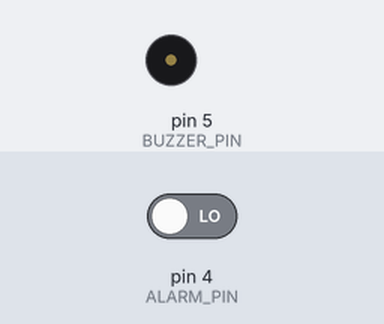
Bench run of a sketch on a simulated Arduino Leonardo, built with avr-gcc and run on an emulated ATmega32U4. Parts: buzzer (waves = sounding). The inputs (shaded band) are chosen by the test bench; at power-on: pin 4 (ALARM_PIN) LOW. Not simulated (calls return 0 or success): secret.h.

Above: at 3.2 s.
3.3 s: pin 4 (ALARM_PIN) driven HIGH
At 3.31 s:
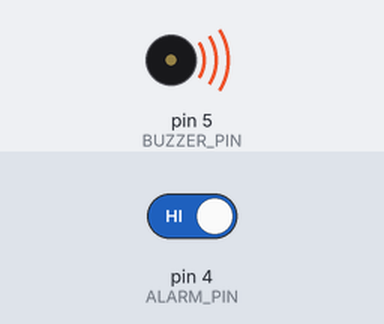
6.3 s: pin 4 (ALARM_PIN) driven LOW
At 6.9 s:
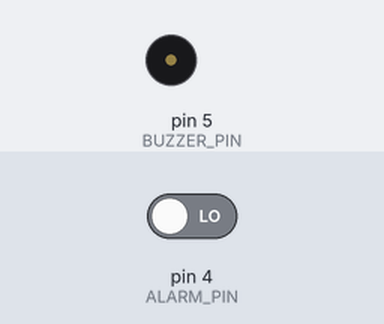
Timing chart, 0 to 9.3 s (numbered marks = the images above; inputs shaded):
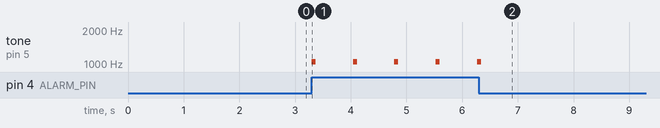

Measured:
- after the input at 3.3 s, tone on pin 5 (BUZZER_PIN): alternates 1047 Hz for 0.07 s and silent for 0.67 s, starting at once
- after the input at 6.3 s, tone on pin 5 (BUZZER_PIN): goes on until 6.3 s, then stays silent

The sketch:

Arduino.ino
```cpp
#include <Wire.h>
#include <SPI.h>
#include <Adafruit_PN532.h>
#include "secret.h"
#include <ezBuzzer.h>

const int ALARM_PIN = 4;
const int BUZZER_PIN = 5;
const int DELAY_BETWEEN_CARDS = 2000;

//#define DEBUG

#ifdef DEBUG
  #define DEBUG_PRINT(...)   Serial.print (__VA_ARGS__)
  #define DEBUG_PRINTLN(...) Serial.println (__VA_ARGS__)
#else
  #define DEBUG_PRINT(...)
  #define DEBUG_PRINTLN(...)
#endif

int validTagDetectedNotes[] =
{
    NOTE_F5, NOTE_B5, 0, 0
};
int validTagDetectedDurations[] =
{
    8, 12, 2, 8
};

int invalidTagDetectedNotes[] =
{
    NOTE_F5, 0
};
int invalidTagDetectedDurations[] =
{
    1, 2
};


int delayNotificationNotes[] =
{
    NOTE_C6, 0
};
int delayNotificationDurations[] =
{
    14, 2
};


// If using the breakout or shield with I2C, define just the pins connected
// to the IRQ and reset lines.  Use the values below (2, 3) for the shield!
#define PN532_IRQ   (2)
#define PN532_RESET (3)  // Not connected by default on the NFC Shield

long timeLastCardRead = 0;
bool readerDisabled = false;
int irqCurr;
int irqPrev;

// This example uses the IRQ line, which is available when in I2C mode.
Adafruit_PN532 nfc(PN532_IRQ, PN532_RESET);
ezBuzzer buzzer(BUZZER_PIN);

void setup(void)
{
  pinMode(ALARM_PIN, INPUT);

#ifdef DEBUG
  Serial.begin(115200);
#endif
  Serial1.begin(115200);

  while (!Serial) delay(10); // for Leonardo/Micro/Zero

  DEBUG_PRINTLN("RFID tag reader is starting...");
  nfc.begin();

  uint32_t versiondata = nfc.getFirmwareVersion();
  if (! versiondata)
  {
    DEBUG_PRINT("Didn't find PN53x board");
    while (1); // halt
  }
  // Got ok data, print it out!
  DEBUG_PRINT("Found chip PN5"); DEBUG_PRINTLN((versiondata>>24) & 0xFF, HEX);
  DEBUG_PRINT("Firmware ver. "); DEBUG_PRINT((versiondata>>16) & 0xFF, DEC); DEBUG_PRINT('.'); DEBUG_PRINTLN((versiondata>>8) & 0xFF, DEC);

  delay(2000);
  startListeningToNFC();
}

void loop(void)
{
  buzzer.loop();

  // Play delay notification in loop
  if (digitalRead(ALARM_PIN) != 0)
  {
    if (buzzer.getState() == BUZZER_IDLE)
      buzzer.playMelody(delayNotificationNotes, delayNotificationDurations, sizeof(delayNotificationNotes) / sizeof(int));
  }

  if (readerDisabled)
  {
    if (millis() - timeLastCardRead > DELAY_BETWEEN_CARDS)
    {
      readerDisabled = false;
      startListeningToNFC();
    }
  }
  else
  {
    irqCurr = digitalRead(PN532_IRQ);

    // When the IRQ is pulled low - the reader has got something for us.
    if (irqCurr == LOW && irqPrev == HIGH)
    {
       handleCardDetected();
    }

    irqPrev = irqCurr;
  }
}

void startListeningToNFC()
{
  // Reset our IRQ indicators
  irqPrev = irqCurr = HIGH;

  if (nfc.startPassiveTargetIDDetection(PN532_MIFARE_ISO14443A))
  {
    handleCardDetected();
  }
}

void handleCardDetected()
{
    uint8_t success = false;
    uint8_t uid[] = { 0, 0, 0, 0, 0, 0, 0 };  // Buffer to store the returned UID
    uint8_t uidLength;                        // Length of the UID (4 or 7 bytes depending on ISO14443A card type)

    // read the NFC tag's info
    success = nfc.readDetectedPassiveTargetID(uid, &uidLength);

    if (success)
    {
      DEBUG_PRINT("Found tag with Id: ");
      nfc.PrintHex(uid, uidLength);

      if (uidLength == 4)
      {
        // We probably have a Mifare Classic card ...
        uint32_t cardid = uid[0];
        cardid <<= 8;
        cardid |= uid[1];
        cardid <<= 8;
        cardid |= uid[2];
        cardid <<= 8;
        cardid |= uid[3];

        // Read block 4 with secret authentication key
        success = nfc.mifareclassic_AuthenticateBlock(uid, uidLength, 4, 0, keya);
        if (success)
        {
          uint8_t data[16];
          char str[4];

          // Try to read the contents of block 4
          success = nfc.mifareclassic_ReadDataBlock(4, data);
          if (success)
          {
            Serial1.print("{\"PN532\":{\"UID\":\"");
            for(int i=0; i<16; i++)
            {
              sprintf(str,"%x",data[i]);
              Serial1.print(str);
            }
            Serial1.print("\", \"DATA\":\"\"}}\n");

            buzzer.playMelody(validTagDetectedNotes, validTagDetectedDurations, sizeof(validTagDetectedNotes) / sizeof(int));
          }
          else
          {
            DEBUG_PRINTLN("Ooops ... unable to read the requested block.  Try another key?");
            buzzer.playMelody(invalidTagDetectedNotes, invalidTagDetectedDurations, sizeof(invalidTagDetectedNotes) / sizeof(int));
          }
        }
        else
        {
          DEBUG_PRINTLN("Ooops ... authentication failed: Try another key?");
          buzzer.playMelody(invalidTagDetectedNotes, invalidTagDetectedDurations, sizeof(invalidTagDetectedNotes) / sizeof(int));
        }
      }

      timeLastCardRead = millis();
    }

    // The reader will be enabled again after DELAY_BETWEEN_CARDS ms will pass.
    readerDisabled = true;
}
```
